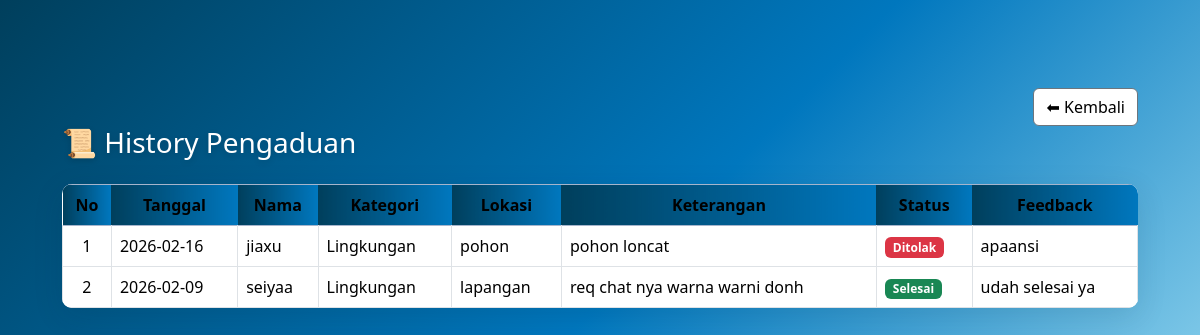
The page /admin/historiadmin.php on the database its author committed.
### tables this page shows
CREATE TABLE `input_aspirasi` (
  `id_pelaporan` int(5) NOT NULL,
  `date` date NOT NULL DEFAULT current_timestamp(),
  `nis` varchar(15) NOT NULL,
  `id_kategori` int(5) NOT NULL,
  `lokasi` varchar(50) NOT NULL,
  `keterangan` varchar(100) NOT NULL,
  `status` enum('Menunggu','Diproses','Selesai','Ditolak') NOT NULL DEFAULT 'Menunggu',
  `feedback` varchar(100) DEFAULT NULL
);

CREATE TABLE `siswa` (
  `nis` varchar(15) NOT NULL,
  `nama` varchar(30) NOT NULL,
  `kelas` varchar(10) NOT NULL,
  `password` varchar(15) NOT NULL
);

CREATE TABLE `kategori` (
  `id_kategori` int(5) NOT NULL,
  `tanggal` date NOT NULL DEFAULT current_timestamp(),
  `jenis_kategori` varchar(30) NOT NULL
);

### admin/historiadmin.php (the view, shortened to what this page needs)
<?php
include '../koneksi.php';
$query = mysqli_query($koneksi, "
    SELECT
        input_aspirasi.date,
        kategori.jenis_kategori,
        input_aspirasi.lokasi,
        input_aspirasi.keterangan,
        input_aspirasi.status,
        input_aspirasi.feedback,
        siswa.nama
    FROM input_aspirasi
    INNER JOIN kategori ON input_aspirasi.id_kategori = kategori.id_kategori
    INNER JOIN siswa ON input_aspirasi.nis = siswa.nis
    WHERE input_aspirasi.status != 'Diproses'
    ORDER BY input_aspirasi.date DESC
");
?>
<!DOCTYPE html>
<html lang="en">
<head>
    <link href="https://cdn.jsdelivr.net/npm/bootstrap@5.3.8/dist/css/bootstrap.min.css" rel="stylesheet">
</head>
<body>
<div class="container mt-5">
    <div class="text-end">
        <a href="halamanadmin.php" class="btn btn-secondary" style="background-color: white; color: black;">⬅ Kembali</a>
    </div>
    <h3 class="mb-4">📜 History Pengaduan</h3>
    <table class="table table-bordered table-hover bg-white">
        <thead class="table-primary text-center">
            <tr>
                <th>No</th>
                <th>Tanggal</th>
                <th>Nama</th>
                <th>Kategori</th>
                <th>Lokasi</th>
                <th>Keterangan</th>
                <th>Status</th>
                <th>Feedback</th>
            </tr>
        </thead>
        <tbody>
            <?php
            $no = 1;
            if (mysqli_num_rows($query) > 0) {
                while ($data = mysqli_fetch_assoc($query)) {
            ?>
                <tr>
                    <td class="text-center"><?= $no++; ?></td>
                    <td><?= $data['date']; ?></td>
                    <td><?= $data['nama']; ?></td>
                    <td><?= $data['jenis_kategori']; ?></td>
                    <td><?= $data['lokasi']; ?></td>
                    <td><?= $data['keterangan']; ?></td>
                    <td>
                        <span class="badge
                            <?= $data['status'] == 'Selesai' ? 'bg-success' : 'bg-danger'; ?>">
                            <?= $data['status']; ?>
                        </span>
                    </td>
                    <td><?= $data['feedback']; ?></td>
                </tr>
            <?php
                }
            } ?>
        </tbody>
    </table>
</div>
</body>
</html>

### admin/historiadmin.php (style rules this page uses)
:root { --ocean:#003f5c; --mid:#0077be; --sky:#87CEEB; --card-bg: #ffffff; }
* { box-sizing:border-box }
body { margin:0; font-family: 'Segoe UI', Tahoma, Geneva, Verdana, sans-serif; background: linear-gradient(135deg, var(--ocean) 0%, var(--mid) 45%, var(--sky) 80%, #ffffff 100%); min-height:100vh; color:#03333f; display:flex; align-items:flex-start; padding:40px 16px; }
.container { max-width:1100px; width:100%; margin:0 auto; }
h3 { color:var(--card-bg); margin-bottom:1rem; text-shadow:0 2px 6px rgba(0,0,0,0.15); }
table { width:100%; border-collapse:collapse; background:var(--card-bg); border-radius:10px; overflow:hidden; box-shadow:0 8px 30px rgba(2,40,60,0.12); }
thead th { background:linear-gradient(90deg,var(--ocean),var(--mid)); color:white; border:0; padding:14px 12px; text-align:center; font-weight:600; }
tbody td { padding:12px 14px; vertical-align:middle; border-bottom:1px solid #f1f5f9; color:#123f4f; }
tbody tr:last-child td { border-bottom:0 }

### rows shown on the page
input_aspirasi: date "2026-02-16", nis.nama "jiaxu", id_kategori.jenis_kategori "Lingkungan", lokasi "pohon", keterangan "pohon loncat", status "Ditolak", feedback "apaansi"
input_aspirasi: date "2026-02-09", nis.nama "seiyaa", id_kategori.jenis_kategori "Lingkungan", lokasi "lapangan", keterangan "req chat nya warna warni donh", status "Selesai", feedback "udah selesai ya"
